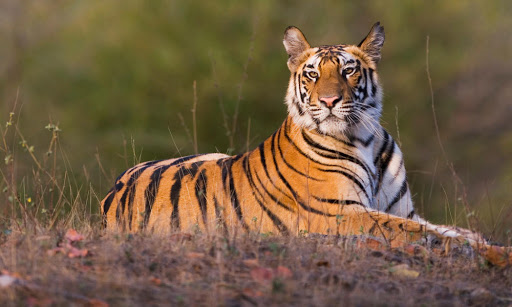
#> input picture file1.jpg, 512 x 307 px
$ python 'Cartooning the image.py'
#> lines starting #> are read from the running program, lines starting #| are printed output that depends on the picture; after the words box and inside, x2 and y2 are one past the last pixel; in counts of white or black regions, pixels touching at a corner belong together
# -*- coding: utf-8 -*-
"""
Created on Sat Nov 21 12:19:26 2020

@author: Bhagyanidhi Patil
"""
#importing libraries

import cv2
import numpy as np

#reading images
img=cv2.imread("file1.jpg",1)
#> img is the input picture: shape (307, 512, 3); mean B, G, R 67.8, 93.2, 115.7

#Edges
gray=cv2.cvtColor(img,cv2.COLOR_BGR2GRAY)
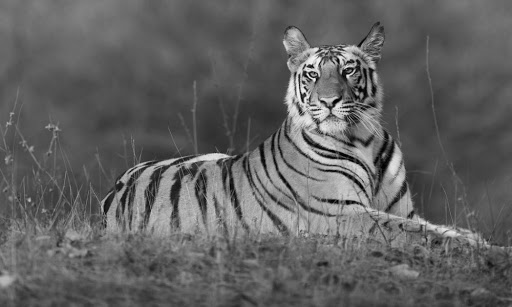
#> gray: shape (307, 512); min 0, max 246, mean 97.1
gray=cv2.medianBlur(gray,5)
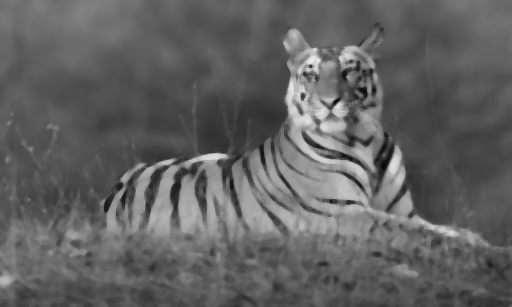
#> gray: shape (307, 512); min 6, max 234, mean 97.3
edges=cv2.adaptiveThreshold(gray,255,cv2.ADAPTIVE_THRESH_MEAN_C,cv2.THRESH_BINARY,9,9)
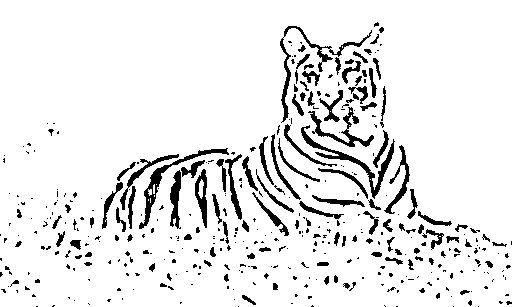
#> edges: shape (307, 512); 91.3% white; 404 black regions (286 under 20 px), largest, box (x1, y1, x2, y2) and area: (301, 125, 395, 199) 835, (280, 26, 372, 123) 737, (139, 148, 229, 229) 719

#cartoonization
color=cv2.bilateralFilter(img,9,250,250)
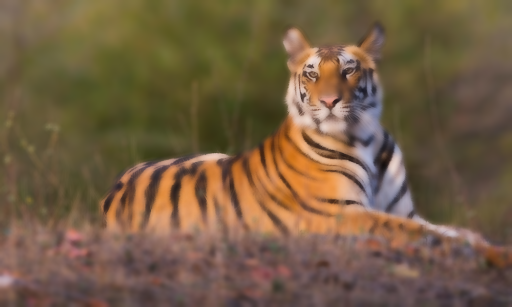
#> color: shape (307, 512, 3); mean B, G, R 67.9, 93.3, 115.8
cartoon=cv2.bitwise_and(color,color,mask=edges)
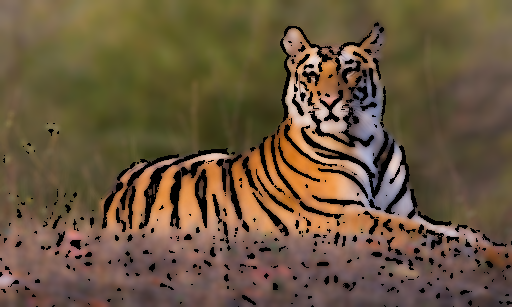
#> cartoon: shape (307, 512, 3); mean B, G, R 62.1, 86.2, 106.1

cv2.imshow(" OriginalImage",img)            #original image
cv2.imshow("Image with edges",edges)          #image with edges
cv2.imshow("Cartoon Image",cartoon)      #cartoon image
cv2.waitKey(0)
cv2.destroyAllWindows()
